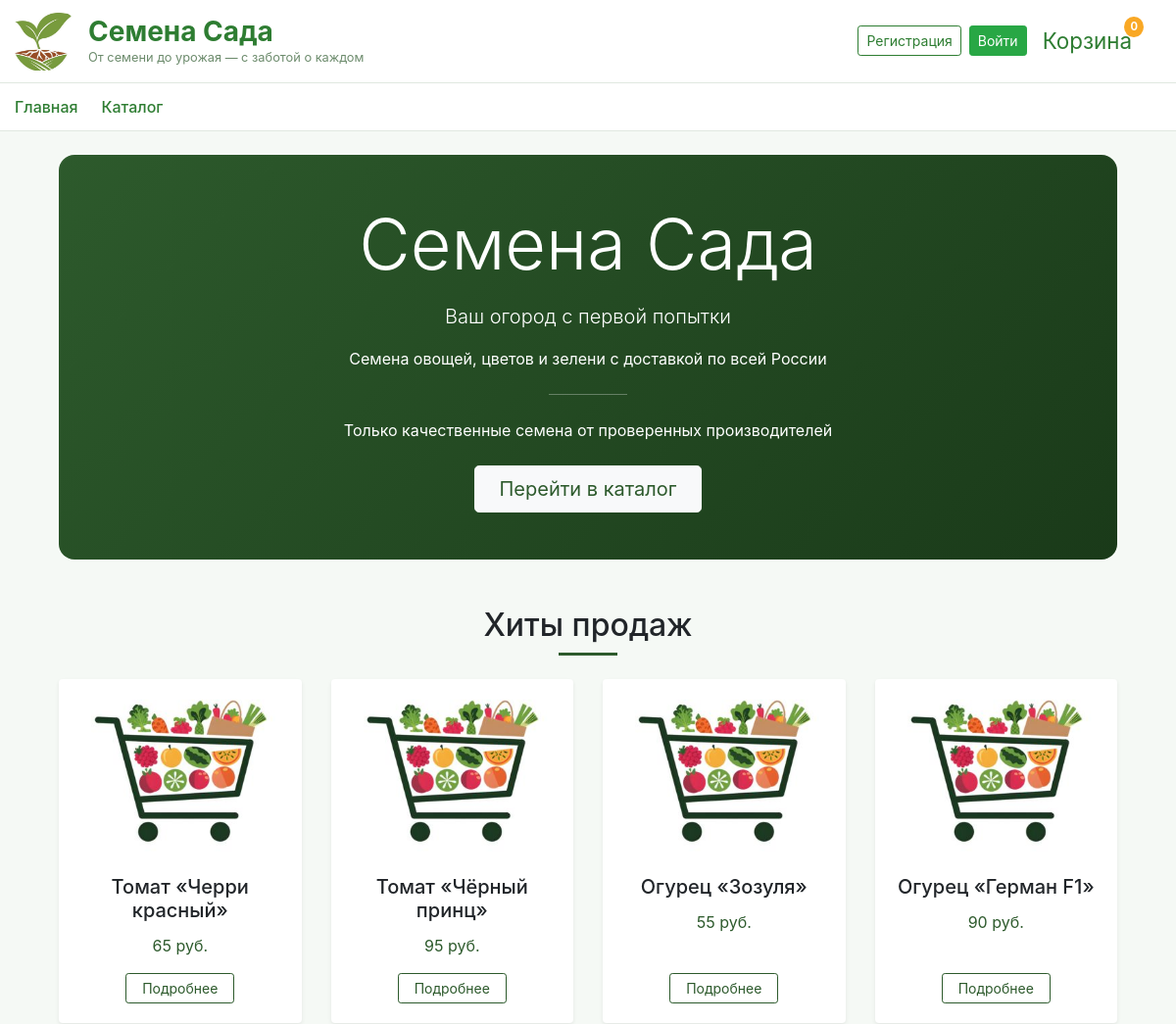
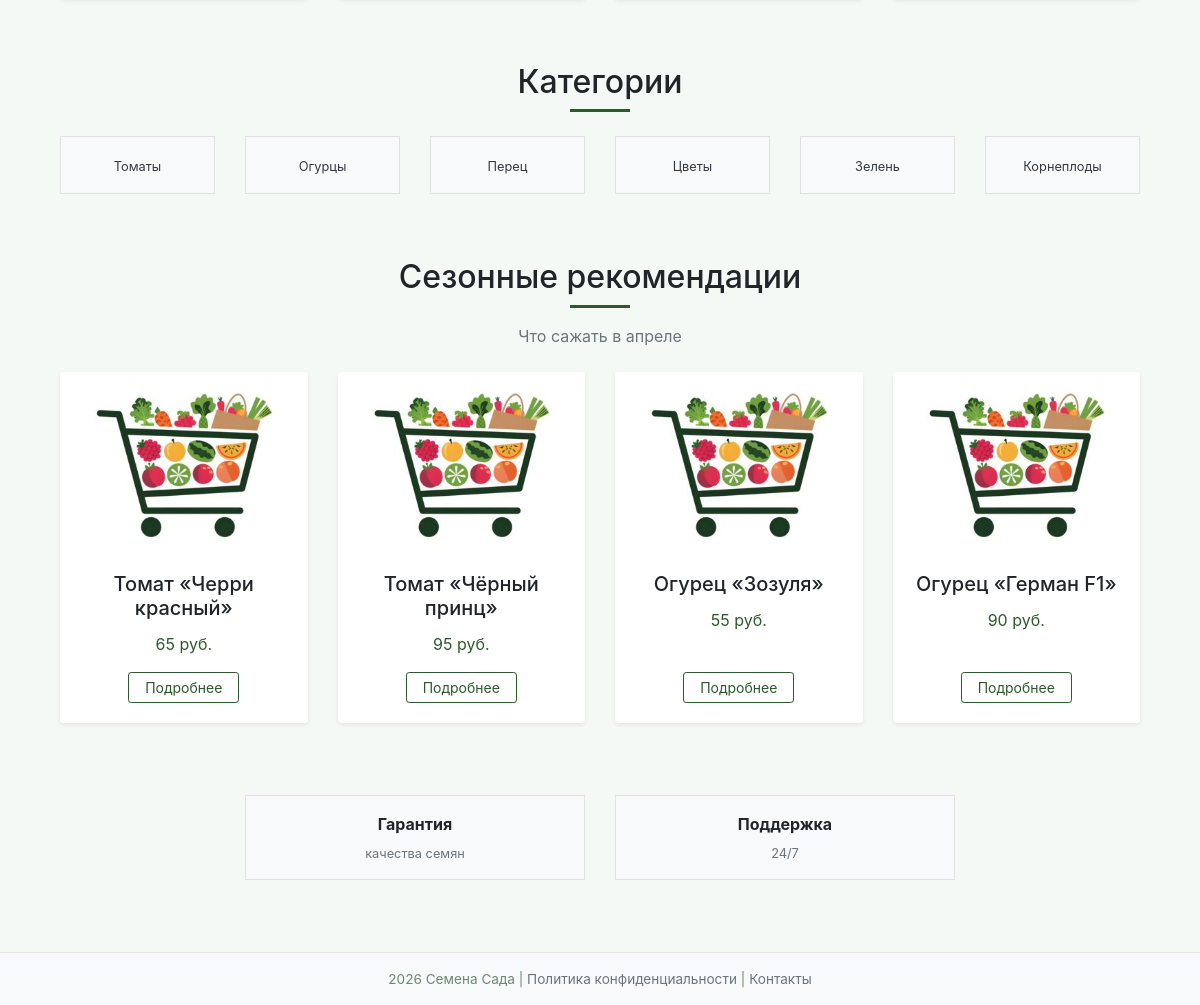
The page / on the database its author committed (2 pictures, top to bottom).
### data/products.py (models this page shows)
class Product(SqlAlchemyBase, SerializerMixin):
    __tablename__ = 'products'
    serialize_only = ('id', 'name', 'category_id', 'category.name', 'price', 'stock',
                      'image_path', 'description', 'sowing_month_start', 'sowing_month_end',
                      'difficulty', 'modified_date', 'order_items')
    id = sqlalchemy.Column(sqlalchemy.Integer, primary_key=True, autoincrement=True)
    name = sqlalchemy.Column(sqlalchemy.String)
    category_id = sqlalchemy.Column(sqlalchemy.Integer, sqlalchemy.ForeignKey('categories.id'))
    price = sqlalchemy.Column(sqlalchemy.Integer)
    stock = sqlalchemy.Column(sqlalchemy.Integer)
    image_path = sqlalchemy.Column(sqlalchemy.String)
    description = sqlalchemy.Column(sqlalchemy.String)
    sowing_month_start = sqlalchemy.Column(sqlalchemy.Integer)
    sowing_month_end = sqlalchemy.Column(sqlalchemy.Integer)
    difficulty = sqlalchemy.Column(sqlalchemy.String)
    modified_date = sqlalchemy.Column(sqlalchemy.DateTime, default=datetime.datetime.now)
    order_items = orm.relationship("OrderItem", back_populates='product')
    category = orm.relationship("Category")

### data/categories.py (models this page shows)
class Category(SqlAlchemyBase, SerializerMixin):
    __tablename__ = 'categories'
    serialize_only = ('id', 'name', 'description')
    id = sqlalchemy.Column(sqlalchemy.Integer, primary_key=True, autoincrement=True)
    name = sqlalchemy.Column(sqlalchemy.String)
    description = sqlalchemy.Column(sqlalchemy.String)
    products = orm.relationship("Product", back_populates='category')

### main.py (the view)
@app.route('/', methods=['GET', 'POST'])
def index():
    current_month = datetime.datetime.now().month
    with create_session() as db_sess:
        popular_products = db_sess.query(Product) \
            .join(OrderItem, OrderItem.product_id == Product.id) \
            .group_by(Product.id) \
            .limit(4) \
            .all()
        categories = db_sess.query(Category).all()
        seasonal_products = db_sess.query(Product) \
            .filter(Product.sowing_month_start <= current_month) \
            .filter(Product.sowing_month_end >= current_month) \
            .limit(4) \
            .all()
    return render_template('index.html',
                           title='Главная',
                           popular_products=popular_products,
                           categories=categories,
                           seasonal_products=seasonal_products,
                           now=datetime.datetime.now())

### data/db_session.py (called while the page is built)
def create_session() -> Session:
    global __factory
    return __factory()

### main.py (called while the page is built)
@app.context_processor
def cart_count():
    cart = session.get('cart', {})
    count = sum(cart.values())
    return dict(cart_count=count)

### templates/index.html
{% extends "base.html" %} {% block content %}
<div class="container">
  <div
    class="hero-section text-center py-5 mb-5 rounded-4"
    style="
      background: linear-gradient(135deg, #2d5a2c 0%, #1a3a19 100%);
      color: white;
    "
  >
    <h1 class="display-3 fw-bold mb-3">Семена Сада</h1>
    <p class="lead mb-3">Ваш огород с первой попытки</p>
    <p class="mb-4">
      Семена овощей, цветов и зелени с доставкой по всей России
    </p>
    <hr
      class="my-4"
      style="
        width: 80px;
        margin: 0 auto;
        border-color: rgba(255, 255, 255, 0.3);
      "
    />
    <p class="mt-4 mb-4">
      Только качественные семена от проверенных производителей
    </p>
    <a
      href="/catalog"
      class="btn btn-light btn-lg px-4 py-2 fw-bold"
      style="color: #2d5a2c"
      >Перейти в каталог</a
    >
  </div>
  <div class="mb-5">
    <div class="text-center mb-4">
      <h2 class="fw-bold">Хиты продаж</h2>
      <div
        class="mt-2"
        style="width: 60px; height: 3px; background: #2d5a2c; margin: 0 auto"
      ></div>
    </div>
    <div class="row g-4">
      {% for product in popular_products %}
      <div class="col-md-3 col-sm-6">
        <div
          class="card h-100 border-0 shadow-sm hover-card d-flex flex-column"
        >
          <img
            src="/{{ product.image_path }}"
            class="card-img-top"
            alt="{{ product.name }}"
            style="height: 180px; object-fit: cover; border-radius: 8px 8px 0 0"
          />
          <div class="card-body text-center d-flex flex-column flex-grow-1">
            <h5 class="card-title fw-semibold">{{ product.name }}</h5>
            <p class="card-text text-primary fw-bold fs-5">
              {{ product.price }} руб.
            </p>
            <div class="mt-auto">
              <a
                href="/product/{{ product.id }}"
                class="btn btn-outline-success btn-sm px-3"
                >Подробнее</a
              >
            </div>
          </div>
        </div>
      </div>
      {% endfor %}
    </div>
  </div>
  <div class="mb-5 py-3">
    <div class="text-center mb-4">
      <h2 class="fw-bold">Категории</h2>
      <div
        class="mt-2"
        style="width: 60px; height: 3px; background: #2d5a2c; margin: 0 auto"
      ></div>
    </div>
    <div class="row g-3 text-center">
      {% for category in categories %}
      <div class="col-md-2 col-4">
        <a
          href="/catalog?category={{ category.id }}"
          class="text-decoration-none"
        >
          <div class="category-card p-3 rounded-3 bg-light text-center">
            <small class="fw-semibold text-dark">{{ category.name }}</small>
          </div>
        </a>
      </div>
      {% endfor %}
    </div>
  </div>
  <div class="mb-5">
    <div class="text-center mb-4">
      <h2 class="fw-bold">Сезонные рекомендации</h2>
      <div
        class="mt-2"
        style="width: 60px; height: 3px; background: #2d5a2c; margin: 0 auto"
      ></div>
      <p class="text-muted mt-3">
        {% set months = ['январе', 'феврале', 'марте', 'апреле', 'мае', 'июне',
        'июле', 'августе', 'сентябре', 'октябре', 'ноябре', 'декабре'] %} Что
        сажать в {{ months[now.month - 1] }}
      </p>
    </div>
    <div class="row g-4">
      {% for product in seasonal_products %}
      <div class="col-md-3 col-sm-6">
        <div class="card h-100 border-0 shadow-sm d-flex flex-column">
          <img
            src="/{{ product.image_path }}"
            class="card-img-top"
            alt="{{ product.name }}"
            style="height: 180px; object-fit: cover; border-radius: 8px 8px 0 0"
          />
          <div class="card-body text-center d-flex flex-column flex-grow-1">
            <h5 class="card-title fw-semibold">{{ product.name }}</h5>
            <p class="card-text text-primary fw-bold fs-5">
              {{ product.price }} руб.
            </p>
            <div class="mt-auto">
              <a
                href="/product/{{ product.id }}"
                class="btn btn-outline-success btn-sm px-3"
                >Подробнее</a
              >
            </div>
          </div>
        </div>
      </div>
      {% else %}
      <div class="col-12 text-center text-muted py-5">
        Нет рекомендаций для текущего месяца
      </div>
      {% endfor %}
    </div>
  </div>
  <div class="row g-4 text-center mb-5 py-4 justify-content-center">
    <div class="col-md-4 col-6">
      <div class="feature-card p-3 rounded-3 bg-light h-100 d-flex flex-column">
        <strong class="fs-6">Гарантия</strong>
        <p class="small text-muted mt-2 mb-0">качества семян</p>
      </div>
    </div>
    <div class="col-md-4 col-6">
      <div class="feature-card p-3 rounded-3 bg-light h-100 d-flex flex-column">
        <strong class="fs-6">Поддержка</strong>
        <p class="small text-muted mt-2 mb-0">24/7</p>
      </div>
    </div>
  </div>
</div>
{% endblock %}

### static/css/style.css (style rules this page uses)
body { background-color: #f5f9f5; }
.hero-section { border-radius: 16px; }
.hover-card { transition: transform 0.2s ease, box-shadow 0.2s ease; }
.category-card { transition: all 0.2s ease; border: 1px solid #e0e0e0; }
.feature-card { transition: all 0.2s ease; border: 1px solid #e0e0e0; }
.btn-outline-success { border-color: #2d5a2c; color: #2d5a2c; }
.text-primary { color: #2d5a2c !important; }

### rows shown on the page
Product: image_path (placeholder picture), name "Томат «Черри красный»", price "65"
Product: image_path (placeholder picture), name "Томат «Чёрный принц»", price "95"
Product: image_path (placeholder picture), name "Огурец «Зозуля»", price "55"
Product: image_path (placeholder picture), name "Огурец «Герман F1»", price "90"
Category: name "Томаты"
Category: name "Огурцы"
Category: name "Перец"
Category: name "Цветы"
Category: name "Зелень"
Category: name "Корнеплоды"

### other values the page prints
{{ cart_count|default(0) }} "0"
